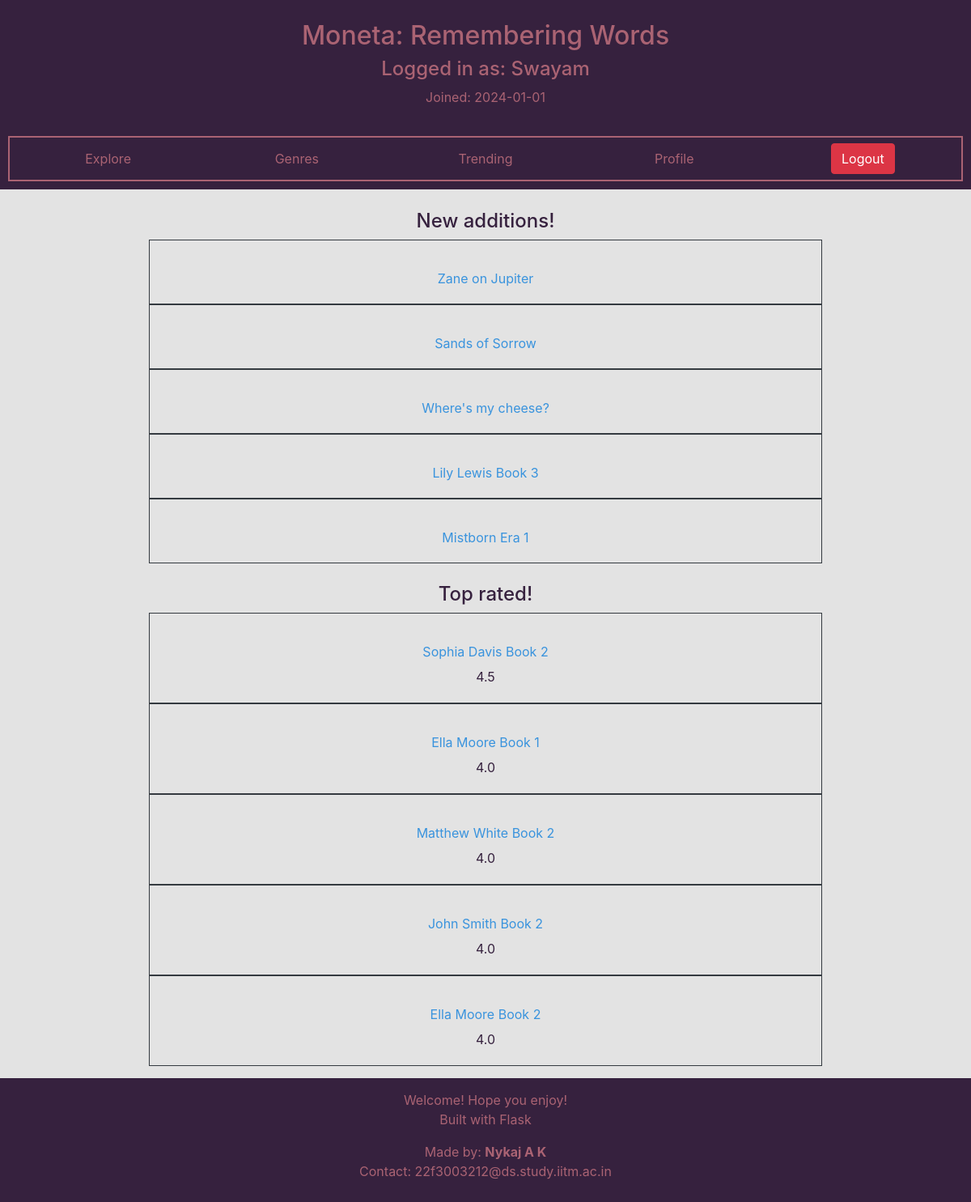
The page /trending (signed in) on the database as committed earlier.
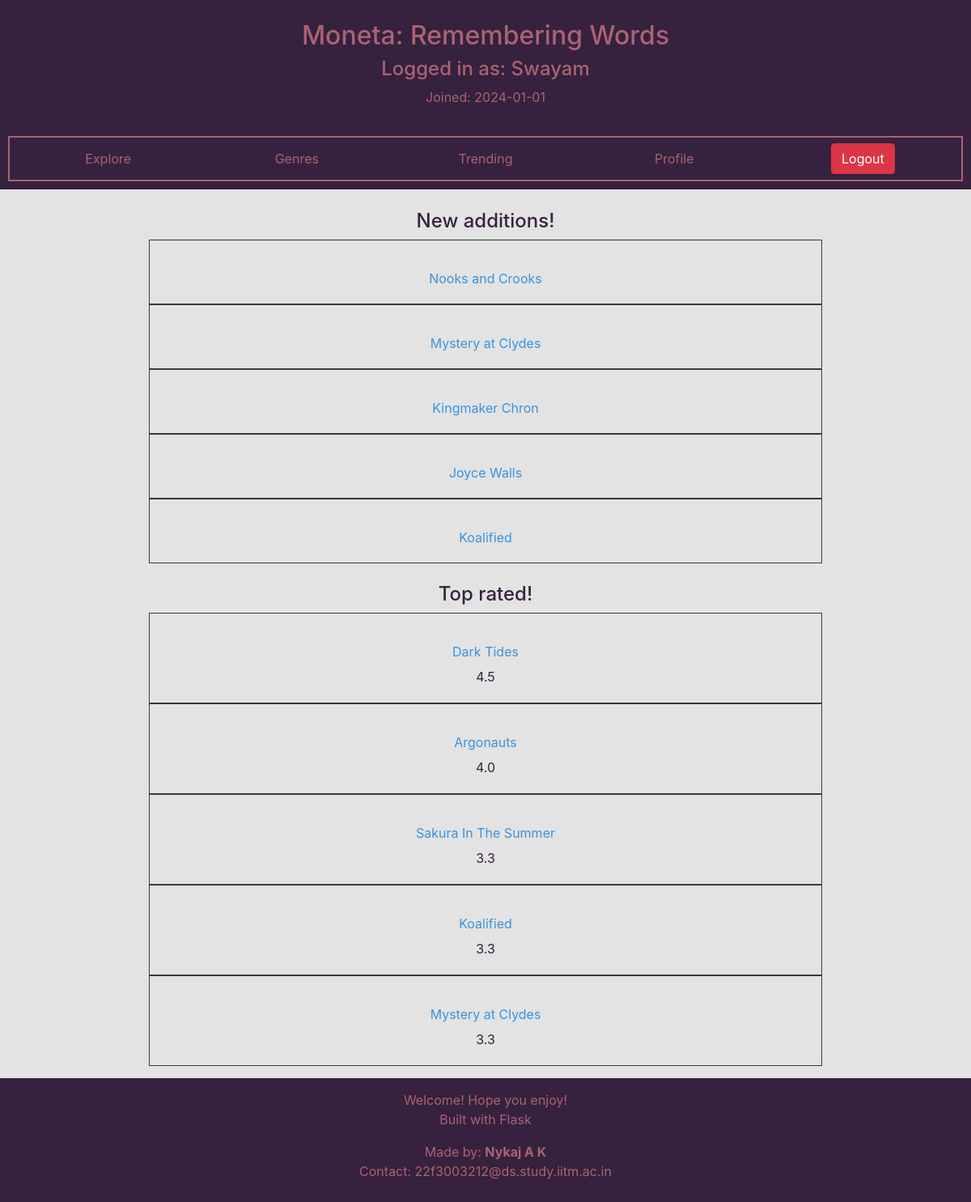
The same page on the database as committed later.
### moneta/models.py (models this page shows, shortened)
class Book(db.Model):
    __tablename__ = "book"
    id = db.Column(db.Integer,primary_key = True)
    name = db.Column(db.String(80), unique = True, nullable = False)
    description = db.Column(db.Text)
    ratings = db.relationship('Rating',backref='book',lazy=True)
    comments = db.relationship('Comment',backref = 'book', lazy=True)
    borrowed = db.relationship('Borrow',backref = 'book',lazy=True)
    requested = db.relationship('Requested',backref = 'book',lazy=True)
    def get_rating(self):
        avg_score = 0
        all_ratings = self.ratings
        for rating in all_ratings:
            avg_score += rating.score
        if (len(all_ratings)):
            avg_score = avg_score / len(all_ratings)
            avg_score = round(avg_score,1)
        else:
            avg_score = 0
        return avg_score
    def __lt__(self,other):
        return len(self.ratings) < len(other.ratings)

### moneta/routes.py (the view)
@app.route("/trending")
@normal_user_required
def trending():
    all_books = Book.query.order_by(Book.id).all()
    new_books = all_books[-5::]
    new_books = new_books[::-1]
    N = 5
    top_books = []
    for book in all_books:
        top_books.append((book.get_rating(),book))
        if len(top_books) > N:
            top_books.sort(reverse=True)
            top_books.pop()
    return render_template('user_specific/trending.html', new_books = new_books,top_books = top_books)

### moneta/routes.py (called while the page is built, shortened)
@login_manager.user_loader
def load_user(user_id):
    user = User.query.filter_by(id=user_id).first()
    app.logger.info(f"User {user.username} was loaded!")
    return user

def normal_user_required(fun):
    @wraps(fun)
    def inner(*args,**kwargs):
        if not current_user.is_anonymous and not current_user.is_librarian:
            return fun(*args,**kwargs)
    return inner

### moneta/templates/user_specific/trending.html
{% extends "user_specific/dashboard.html" %}
{% block main_body %}
    <div class="container text-center">
        <h4 class="help-text">New additions!</h4>
        {% for book in new_books %}
        <div class="mx-auto text-center border border-dark p-1" style="width:75%">
            <br>
            <h5><a class="link-text btn" href="{{ url_for('selected_book',id = book.id) }}">{{book.name}}</a></h5>
        </div>
        {% endfor %}
        <br>
        <h4 class="help-text">Top rated!</h4>
        {% for rating,book in top_books %}
        <div class="mx-auto text-center border border-dark p-1" style="width:75%">
            <br>
            <a class="link-text btn" href="{{ url_for('selected_book',id = book.id) }}">{{book.name}}</a>
            <p class="help-text">{{rating}}</p>
        </div>
        {% endfor %}
    </div>
{% endblock %}

Rows that differ between the two databases and show on the page:
removed Book: name "Zane on Jupiter", shown under "New additions!"
removed Book: name "Sands of Sorrow", shown under "New additions!"
removed Book: name "Where's my cheese?", shown under "New additions!"
removed Book: name "Lily Lewis Book 3", shown under "New additions!"
removed Book: name "Mistborn Era 1", shown under "New additions!"
removed Book: name "Sophia Davis Book 2", rating "4.5", shown under "Top rated!"
removed Book: name "Ella Moore Book 1", rating "4.0", shown under "Top rated!"
removed Book: name "Matthew White Book 2", rating "4.0", shown under "Top rated!"
removed Book: name "John Smith Book 2", rating "4.0", shown under "Top rated!"
removed Book: name "Ella Moore Book 2", rating "4.0", shown under "Top rated!"
now on this page (row edited): Book: name "Nooks and Crooks", shown under "New additions!"
now on this page (row edited): Book: name "Mystery at Clydes", rating "3.3"
now on this page (row edited): Book: name "Kingmaker Chron", shown under "New additions!"
now on this page (row edited): Book: name "Joyce Walls", shown under "New additions!"
now on this page (row edited): Book: name "Koalified", rating "3.3"
now on this page (row unchanged): Book: name "Dark Tides", rating "4.5", shown under "Top rated!"
now on this page (row edited): Book: name "Argonauts", rating "4.0", shown under "Top rated!"
now on this page (row edited): Book: name "Sakura In The Summer", rating "3.3", shown under "Top rated!"
